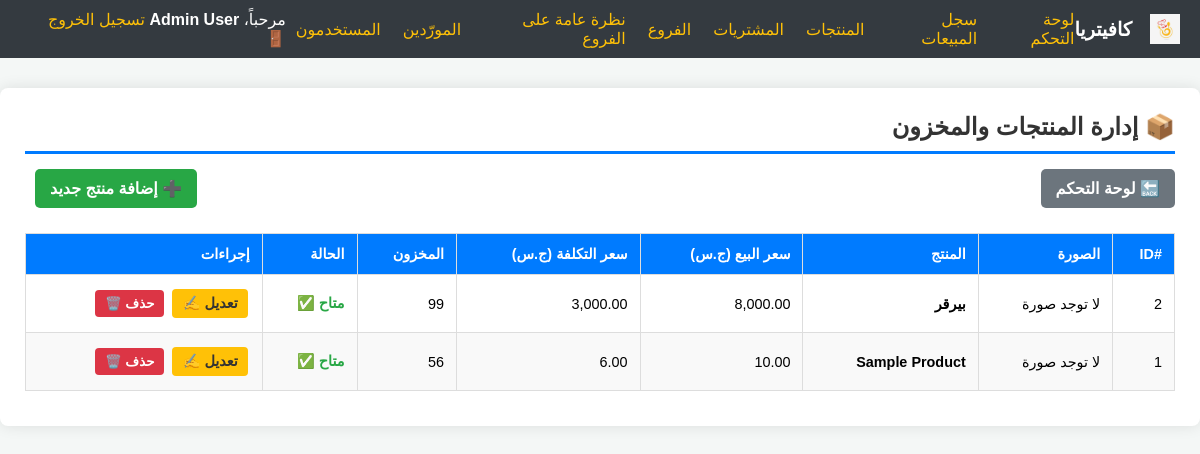
/view_products.php (signed in), run on the app's committed database.
### tables this page shows
CREATE TABLE `products` (
  `product_id` int(10) UNSIGNED NOT NULL,
  `name` varchar(255) NOT NULL,
  `price` decimal(10,2) NOT NULL DEFAULT 0.00,
  `cost` decimal(10,2) NOT NULL DEFAULT 0.00,
  `stock` decimal(10,2) NOT NULL DEFAULT 0.00,
  `active` tinyint(1) NOT NULL DEFAULT 1,
  `image_path` varchar(500) DEFAULT NULL,
  `branch_id` int(10) UNSIGNED DEFAULT NULL,
  `created_at` datetime NOT NULL DEFAULT current_timestamp()
);

### view_products.php (the view, shortened to what this page needs)
<?php
require_once 'auth_check.php';
$sql_products = "SELECT
                    product_id,
                    name,
                    price,
                    cost,
                    stock AS quantity,  /* اسم العمود الفعلي في DB هو 'stock' */
                    active AS status,   /* اسم العمود الفعلي في DB هو 'active' (0 أو 1) */
                    image_path
                 FROM products
                 ORDER BY product_id DESC";
$result_products = $conn->query($sql_products);
$products = [];
if ($result_products) {
    while($row = $result_products->fetch_assoc()) {
        $products[] = $row;
    }
} else {
    $message = "❌ حدث خطأ في جلب بيانات المنتجات: " . $conn->error;
}
?>
<!DOCTYPE html>
<html lang="ar" dir="rtl">
<head>
    <link rel="stylesheet" href="assets/css/app.css">
</head>
<body>
<?php require_once 'includes/admin_header.php'; ?>
<div class="container">
        <h2>
            📦 إدارة المنتجات والمخزون
        </h2>
        <div class="nav-links">
            <a href="dashboard.php" class="back-link">🔙 لوحة التحكم</a>
            <a href="add_product.php" class="add-link">➕ إضافة منتج جديد</a>
        </div>
        <?php if (!empty($products)): ?>
            <table class="product-table">
                <thead>
                    <tr>
                        <th>#ID</th>
                        <th>الصورة</th>
                        <th>المنتج</th>
                        <th>سعر البيع (ج.س)</th>
                        <th>سعر التكلفة (ج.س)</th>
                        <th>المخزون</th>
                        <th>الحالة</th>
                        <th>إجراءات</th>
                    </tr>
                </thead>
                <tbody>
                    <?php foreach ($products as $product): ?>
                    <?php
                        $is_active = (int)$product['status'] === 1;
                        $stock_class = '';
                        $image_tag = 'لا توجد صورة';
                        $status_text = $is_active ? '<span class="status-active">متاح ✅</span>' : '<span class="status-inactive">متوقف 🛑</span>';
                    ?>
                    <tr class="<?php echo $stock_class; ?>">
                        <td><?php echo $product['product_id']; ?></td>
                        <td><?php echo $image_tag; ?></td>
                        <td style="text-align: right; font-weight: bold;"><?php echo htmlspecialchars($product['name']); ?></td>
                        <td><?php echo number_format($product['price'], 2); ?></td>
                        <td><?php echo number_format($product['cost'], 2); ?></td>
                        <td>
                            <?php echo (int)$product['quantity']; ?>
                        </td>
                        <td><?php echo $status_text; ?></td>
                        <td>
                            <a href="edit_product.php?id=<?php echo $product['product_id']; ?>" class="action-btn edit-btn">تعديل ✍️</a>
                            <button class="action-btn delete-btn" onclick="confirmDelete(<?php echo $product['product_id']; ?>)">
                                حذف 🗑️
                            </button>
                        </td>
                    </tr>
                    <?php endforeach; ?>
                </tbody>
            </table>
        <?php else: ?>
            <p style="text-align: center; padding: 30px; background-color: #ffe0e6; border: 1px dashed #dc3545;">لا توجد منتجات مسجلة حالياً في النظام.</p>
        <?php endif; ?>
    </div>
</body>
</html>

### assets/css/app.css (style rules this page uses)
* { box-sizing: border-box; }
html, body { height: 100%; }
body { font-family: Tahoma, Arial, sans-serif; margin: 0; padding: 0; background: #f4f7f6; direction: rtl; }
.container { max-width: 1100px; margin: 30px auto; padding: 20px; background: #fff; border-radius: 8px; box-shadow: 0 4px 14px rgba(0,0,0,0.06); }
h1, h2 { margin: 0 0 15px 0; color: #343a40; }
button, .btn { padding: 10px 16px; border:none; background-color:#007bff; color:white; border-radius:6px; cursor:pointer; }
table { width: 100%; border-collapse: collapse; margin: 10px 0; }
table th, table td { padding: 10px; border: 1px solid #e7e7ee; text-align: right; }
table th { background-color:#f6f6fb; color: #333; }
tr:nth-child(even) { background-color: #fbfbfd; }

### view_products.php (style rules this page uses)
body { font-family: Tahoma, sans-serif; background-color: #f4f7f6; margin: 0; padding: 0; }
.container { max-width: 1200px; margin: 30px auto; background-color: #fff; padding: 25px; border-radius: 8px; box-shadow: 0 0 15px rgba(0,0,0,0.1); }
h2 { border-bottom: 3px solid #007bff; padding-bottom: 10px; color: #333; display: flex; justify-content: space-between; align-items: center; }
.nav-links { margin-bottom: 25px; display: flex; justify-content: space-between; align-items: center; }
.nav-links a { text-decoration: none; padding: 10px 15px; border-radius: 5px; font-weight: bold; transition: background-color 0.2s; margin-left: 10px; }
.add-link { background-color: #28a745; color: white; }
.back-link { background-color: #6c757d; color: white; }
.product-table { width: 100%; border-collapse: collapse; margin-top: 20px; font-size: 0.9em; text-align: center; }
.product-table th, .product-table td { border: 1px solid #ddd; padding: 12px; }
.product-table th { background-color: #007bff; color: white; }
.product-table tr:nth-child(even) { background-color: #f9f9f9; }
.action-btn { padding: 6px 10px; border: none; border-radius: 4px; cursor: pointer; font-weight: bold; text-decoration: none; display: inline-block; margin: 2px; transition: opacity 0.2s; }
.edit-btn { background-color: #ffc107; color: #333; }
.delete-btn { background-color: #dc3545; color: white; }
.status-active { color: #28a745; font-weight: bold; }

### data on the page
products: product_id "2", image_tag "لا توجد صورة", name "بيرقر", price "8,000.00", cost "3,000.00", stock "99", active "متاح ✅"
products: product_id "1", image_tag "لا توجد صورة", name "Sample Product", price "10.00", cost "6.00", stock "56", active "متاح ✅"

### other printed values
RESTAURANT_NAME "كافيتريا"
$_SESSION['full_name'] "Admin User"
